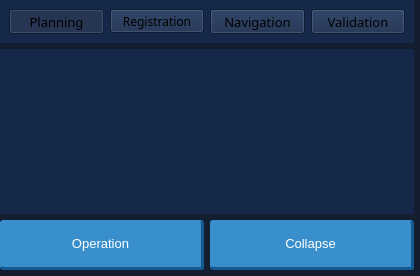
  <widget class="QDockWidget" name="dockWidgetFunctionPipeline">
   <property name="minimumSize">
    <size>
     <width>420</width>
     <height>276</height>
    </size>
   </property>
   <property name="maximumSize">
    <size>
     <width>524287</width>
     <height>524287</height>
    </size>
   </property>
   <property name="font">
    <font>
     <family>Georgia</family>
     <pointsize>10</pointsize>
    </font>
   </property>
   <property name="styleSheet">
    <string notr="true">QWidget{background-color: #151d31;}</string>
   </property>
   <property name="floating">
    <bool>false</bool>
   </property>
   <property name="features">
    <set>QDockWidget::DockWidgetFloatable</set>
   </property>
   <property name="windowTitle">
    <string/>
   </property>
   <attribute name="dockWidgetArea">
    <number>2</number>
   </attribute>
   <widget class="QWidget" name="dockWidgetContents">
    <property name="styleSheet">
     <string notr="true"/>
    </property>
    <layout class="QVBoxLayout" name="verticalLayout_6">
     <property name="leftMargin">
      <number>0</number>
     </property>
     <property name="topMargin">
      <number>0</number>
     </property>
     <property name="rightMargin">
      <number>6</number>
     </property>
     <property name="bottomMargin">
      <number>6</number>
     </property>
     <item>
      <widget class="QWidget" name="widget_2" native="true">
       <property name="styleSheet">
        <string notr="true">QWidget{
background-color: #152849;
/*border-radius: 10px;*/
}
</string>
       </property>
       <layout class="QGridLayout" name="gridLayout">
        <item row="0" column="0">
         <layout class="QHBoxLayout" name="horizontalLayout_2">
          <property name="spacing">
           <number>6</number>
          </property>
          <item>
           <widget class="QToolButton" name="toolButtonPlanning">
            <property name="sizePolicy">
             <sizepolicy hsizetype="Preferred" vsizetype="Fixed">
              <horstretch>0</horstretch>
              <verstretch>0</verstretch>
             </sizepolicy>
            </property>
            <property name="font">
             <font>
              <family>微軟正黑體</family>
              <pointsize>10</pointsize>
             </font>
            </property>
            <property name="styleSheet">
             <string notr="true">QToolButton{background-color:transparent; color:white;};</string>
            </property>
            <property name="text">
             <string>Planning</string>
            </property>
            <property name="icon">
             <iconset resource="../../resources/Dental.qrc">
              <normaloff>:/HyperBlue/hyperblue/icon/plan-normal.png</normaloff>
              <normalon>:/HyperBlue/hyperblue/icon/plan-selected.png</normalon>
              <activeoff>:/HyperBlue/hyperblue/icon/second level icon/plan-hover.png</activeoff>
              <selectedoff>:/HyperBlue/hyperblue/icon/second level icon/plan-hover.png</selectedoff>:/HyperBlue/hyperblue/icon/plan-normal.png</iconset>
            </property>
            <property name="iconSize">
             <size>
              <width>30</width>
              <height>30</height>
             </size>
            </property>
            <property name="checkable">
             <bool>true</bool>
            </property>
            <property name="checked">
             <bool>true</bool>
            </property>
            <property name="toolButtonStyle">
             <enum>Qt::ToolButtonTextUnderIcon</enum>
            </property>
            <attribute name="buttonGroup">
             <string notr="true">buttonGroup_2</string>
            </attribute>
           </widget>
          </item>
          <item>
           <widget class="QToolButton" name="toolButtonRegistration">
            <property name="sizePolicy">
             <sizepolicy hsizetype="Preferred" vsizetype="Fixed">
              <horstretch>0</horstretch>
              <verstretch>0</verstretch>
             </sizepolicy>
            </property>
            <property name="font">
             <font>
              <family>微軟正黑體</family>
              <pointsize>9</pointsize>
             </font>
            </property>
            <property name="styleSheet">
             <string notr="true">QToolButton{background-color:transparent; color:white;};</string>
            </property>
            <property name="text">
             <string>Registration</string>
            </property>
            <property name="icon">
             <iconset resource="../../resources/Dental.qrc">
              <normaloff>:/HyperBlue/hyperblue/icon/registration-normal.png</normaloff>
              <normalon>:/HyperBlue/hyperblue/icon/registration-selected.png</normalon>:/HyperBlue/hyperblue/icon/registration-normal.png</iconset>
            </property>
            <property name="iconSize">
             <size>
              <width>30</width>
              <height>30</height>
             </size>
            </property>
            <property name="checkable">
             <bool>true</bool>
            </property>
            <property name="checked">
             <bool>false</bool>
            </property>
            <property name="toolButtonStyle">
             <enum>Qt::ToolButtonTextUnderIcon</enum>
            </property>
            <attribute name="buttonGroup">
             <string notr="true">buttonGroup_2</string>
            </attribute>
           </widget>
          </item>
          <item>
           <widget class="QToolButton" name="toolButtonNavigation">
            <property name="sizePolicy">
             <sizepolicy hsizetype="Preferred" vsizetype="Fixed">
              <horstretch>0</horstretch>
              <verstretch>0</verstretch>
             </sizepolicy>
            </property>
            <property name="font">
             <font>
              <family>微軟正黑體</family>
              <pointsize>10</pointsize>
             </font>
            </property>
            <property name="styleSheet">
             <string notr="true">QToolButton{background-color:transparent; color:white;};</string>
            </property>
            <property name="text">
             <string>Navigation</string>
            </property>
            <property name="icon">
             <iconset resource="../../resources/Dental.qrc">
              <normaloff>:/HyperBlue/hyperblue/icon/navigation-normal.png</normaloff>
              <normalon>:/HyperBlue/hyperblue/icon/navigation-selected.png</normalon>:/HyperBlue/hyperblue/icon/navigation-normal.png</iconset>
            </property>
            <property name="iconSize">
             <size>
              <width>30</width>
              <height>30</height>
             </size>
            </property>
            <property name="checkable">
             <bool>true</bool>
            </property>
            <property name="toolButtonStyle">
             <enum>Qt::ToolButtonTextUnderIcon</enum>
            </property>
            <attribute name="buttonGroup">
             <string notr="true">buttonGroup_2</string>
            </attribute>
           </widget>
          </item>
          <item>
           <widget class="QToolButton" name="toolButtonValidation">
            <property name="sizePolicy">
             <sizepolicy hsizetype="Preferred" vsizetype="Fixed">
              <horstretch>0</horstretch>
              <verstretch>0</verstretch>
             </sizepolicy>
            </property>
            <property name="font">
             <font>
              <family>微軟正黑體</family>
              <pointsize>10</pointsize>
             </font>
            </property>
            <property name="styleSheet">
             <string notr="true">QToolButton{background-color:transparent; color:white;};</string>
            </property>
            <property name="text">
             <string>Validation</string>
            </property>
            <property name="icon">
             <iconset resource="../../resources/Dental.qrc">
              <normaloff>:/HyperBlue/hyperblue/icon/validate-normal.png</normaloff>
              <normalon>:/HyperBlue/hyperblue/icon/validate-selected.png</normalon>:/HyperBlue/hyperblue/icon/validate-normal.png</iconset>
            </property>
            <property name="iconSize">
             <size>
              <width>30</width>
              <height>30</height>
             </size>
            </property>
            <property name="checkable">
             <bool>true</bool>
            </property>
            <property name="toolButtonStyle">
             <enum>Qt::ToolButtonTextUnderIcon</enum>
            </property>
            <attribute name="buttonGroup">
             <string notr="true">buttonGroup_2</string>
            </attribute>
           </widget>
          </item>
         </layout>
        </item>
       </layout>
      </widget>
     </item>
     <item>
      <widget class="QStackedWidget" name="stackedWidgetFunctionPipeline">
       <property name="sizePolicy">
        <sizepolicy hsizetype="Preferred" vsizetype="Preferred">
         <horstretch>0</horstretch>
         <verstretch>0</verstretch>
        </sizepolicy>
       </property>
       <property name="minimumSize">
        <size>
         <width>414</width>
         <height>0</height>
        </size>
       </property>
       <property name="maximumSize">
        <size>
         <width>368</width>
         <height>16777215</height>
        </size>
       </property>
       <property name="styleSheet">
        <string notr="true">QWidget{
background-color: #152849;
/*border-radius: 10px;*/
}</string>
       </property>
      </widget>
     </item>
     <item>
      <layout class="QHBoxLayout" name="horizontalLayout_5">
       <item>
        <widget class="QPushButton" name="pushButtonOperation">
         <property name="minimumSize">
          <size>
           <width>50</width>
           <height>50</height>
          </size>
         </property>
         <property name="font">
          <font>
           <pointsize>10</pointsize>
          </font>
         </property>
         <property name="styleSheet">
          <string notr="true">QPushButton{
padding:7px 20px 7px 20px;
outline:none;
background-color: #398fcc;
border-radius:3px; 
border-top: none;
border-left: none;
border-right: 3px  solid #125a91;
border-bottom: 3px  solid #125a91;
color:rgb(255, 255, 255);
}

QPushButton:hover{ 
background-color:#2fa2f4; 
color: white; 
}

QPushButton:pressed
{ 
background-color: #398fcc;
border:none;
}

QPushButton:checked
{ 
padding:7px 20px 7px 20px;
background-color: #2fa2f4;
border-top: none;
border-left: none;
border-right: 3px  solid #2fa2f4;
border-bottom: 3px  solid #2fa2f4;
font:bold;
}</string>
         </property>
         <property name="text">
          <string>Operation</string>
         </property>
         <property name="checkable">
          <bool>true</bool>
         </property>
         <property name="checked">
          <bool>false</bool>
         </property>
        </widget>
       </item>
       <item>
        <widget class="QPushButton" name="pushButtonCollapse">
         <property name="minimumSize">
          <size>
           <width>50</width>
           <height>50</height>
          </size>
         </property>
         <property name="font">
          <font>
           <pointsize>10</pointsize>
          </font>
         </property>
         <property name="styleSheet">
          <string notr="true">QPushButton{
padding:7px 20px 7px 20px;
outline:none;
background-color: #398fcc;
border-radius:3px; 
border-top: none;
border-left: none;
border-right: 3px  solid #125a91;
border-bottom: 3px  solid #125a91;
color:rgb(255, 255, 255);
}

QPushButton:hover{ 
background-color:#2fa2f4; 
color: white; 
}

QPushButton:pressed
{ 
background-color: #398fcc;
border:none;
}

QPushButton:checked
{ 
padding:7px 20px 7px 20px;
background-color: #2fa2f4;
border-top: none;
border-left: none;
border-right: 3px  solid #2fa2f4;
border-bottom: 3px  solid #2fa2f4;
font:bold;
}</string>
         </property>
         <property name="text">
          <string>Collapse</string>
         </property>
         <property name="checkable">
          <bool>true</bool>
         </property>
         <property name="checked">
          <bool>false</bool>
         </property>
        </widget>
       </item>
      </layout>
     </item>
    </layout>
   </widget>
  </widget>
